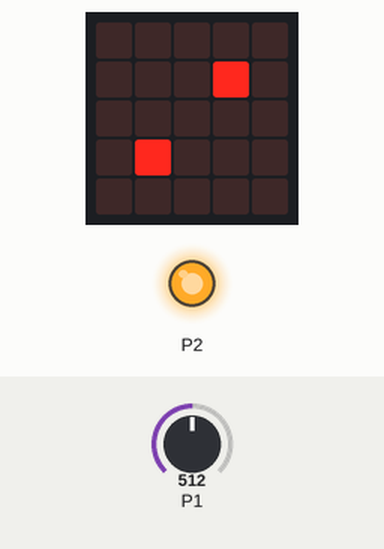
Bench run of a program on a simulated BBC micro:bit (MakeCode). On the bench: the board's 5×5 LED display, output pins drawn as LEDs (lit = HIGH). Inputs (shaded band) come from the test bench; at power-on: P1 = 512 (analog values on the 0–1023 scale). Random numbers come from a fixed seed.

Above: at 1.2 s.
1.3 s: P1 set to 834
At 4.6 s:
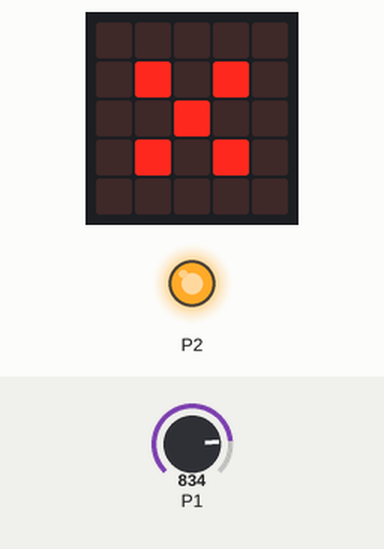
8.9 s: P1 set to 866
At 10.5 s:
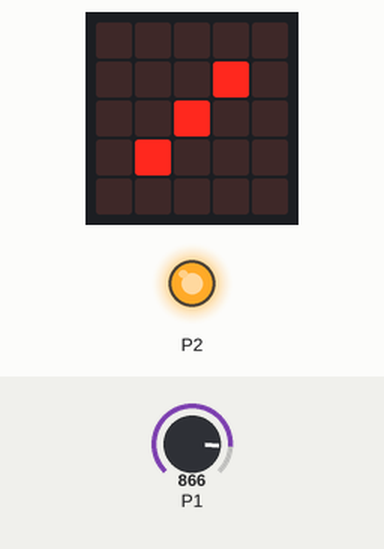
12.7 s: P1 set to 840
At 13.9 s:
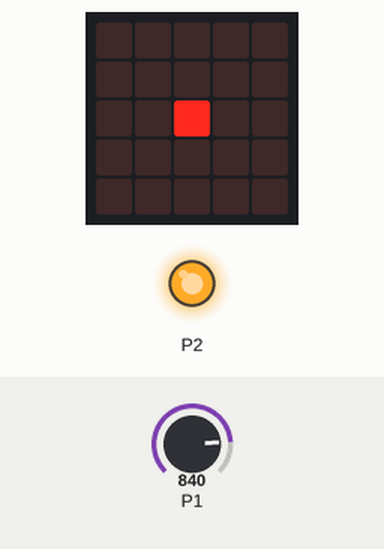
20.3 s: P1 set to 860
24.1 s: P1 set to 716
At 28.2 s:
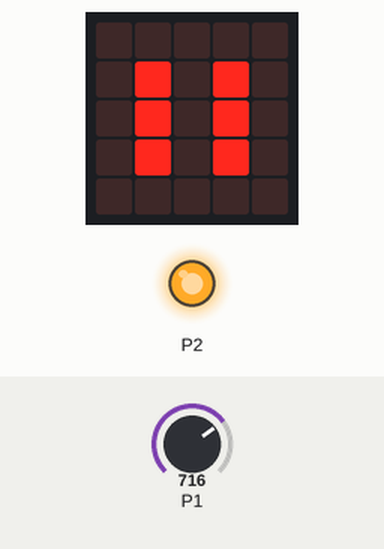
31.4 s: P1 set to 900
Timing chart, 0 to 34.4 s (numbered marks = the images above; inputs shaded):
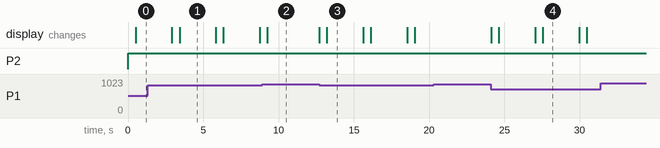

The program:

main.ts
```typescript
let valor = 0
let status_animacao = 0
function dado () {
    valor = randint(1, 6)
    if (valor == 1) {
        basic.showLeds(`
            . . . . .
            . . . . .
            . . # . .
            . . . . .
            . . . . .
            `)
    } else if (valor == 2) {
        basic.showLeds(`
            . . . . .
            . . . # .
            . . . . .
            . # . . .
            . . . . .
            `)
    } else if (valor == 3) {
        basic.showLeds(`
            . . . . .
            . . . # .
            . . # . .
            . # . . .
            . . . . .
            `)
    } else if (valor == 4) {
        basic.showLeds(`
            . . . . .
            . # . # .
            . . . . .
            . # . # .
            . . . . .
            `)
    } else if (valor == 5) {
        basic.showLeds(`
            . . . . .
            . # . # .
            . . # . .
            . # . # .
            . . . . .
            `)
    } else if (valor == 6) {
        basic.showLeds(`
            . . . . .
            . # . # .
            . # . # .
            . # . # .
            . . . . .
            `)
    }
}
basic.forever(function () {
    if (pins.analogReadPin(AnalogPin.P1) < 850) {
        basic.clearScreen()
        pins.digitalWritePin(DigitalPin.P2, 1)
        status_animacao = 0
        basic.pause(500)
        dado()
        basic.pause(2000)
        status_animacao = 1
    }
})
basic.forever(function () {

})
```

test.ts
```typescript
// testes vão aqui; isto não será compilado quando este pacote for usado como uma extensão.
```

Measured:
- the behaviour switches between 849 and 850 on P1 (found by bisection; images 1 and 2)
- after the input at 12.7 s, the display: first changes at once (image 3 shows a later state)
- after the input at 20.3 s, every drawn part: stays the same
- after the input at 24.1 s, the display: first changes at once (image 4 shows a later state)
- after the input at 31.4 s, every drawn part: stays the same
- what the display in image 1 shows lasts 2.4 s, from 3.4 s to 5.8 s
